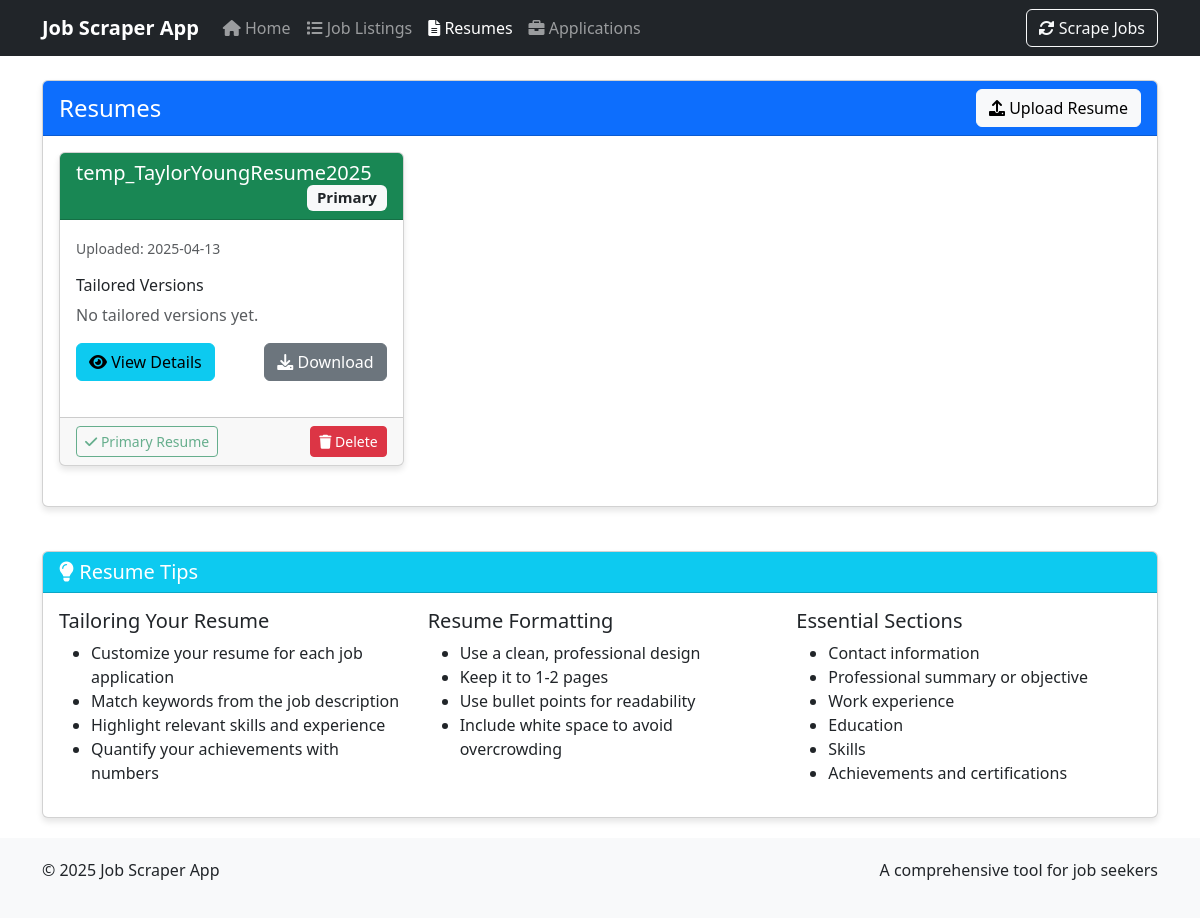
The app's page /resumes, older data.
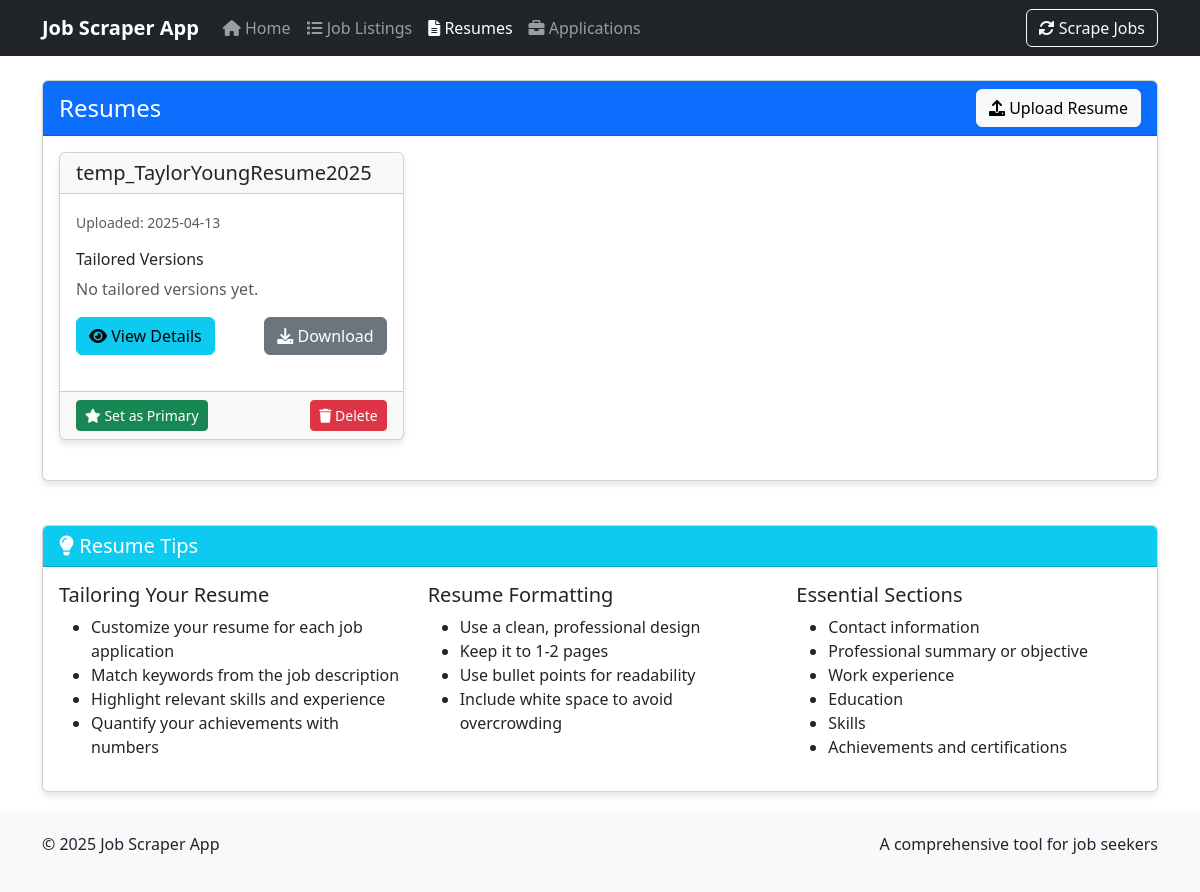
The same page, newer data.
### job_scraper_app/database/setup.py (models this page shows, shortened)
class Resume(Base):
    __tablename__ = 'resumes'
    id = Column(Integer, primary_key=True)
    name = Column(String(255), nullable=False)
    file_path = Column(String(512), nullable=False)
    content_text = Column(Text)
    upload_date = Column(DateTime, default=datetime.utcnow)
    is_primary = Column(Boolean, default=False)
    tailored_resumes = relationship("TailoredResume", back_populates="base_resume", cascade="all, delete-orphan")

### run_flask_app.py (the view)
@app.route('/resumes')
def resumes():
    session = Session()
    try:
        resumes = session.query(Resume).order_by(Resume.upload_date.desc()).all()
        return render_template('resumes.html', resumes=resumes)
    finally:
        session.close()

### job_scraper_app/ui/templates/resumes.html (shortened to what the changed rows need)
{% extends "base.html" %}
{% block content %}
<div class="row">
    <div class="col-md-12">
        <div class="card">
            <div class="card-header bg-primary text-white d-flex justify-content-between align-items-center">
                <h1 class="h4 mb-0">Resumes</h1>
            </div>
            <div class="card-body">
                {% if resumes %}
                    <div class="row">
                        {% for resume in resumes %}
                            <div class="col-md-4 mb-4">
                                <div class="card h-100">
                                    <div class="card-header {% if resume.is_primary %}bg-success text-white{% endif %}">
                                        <h5 class="mb-0">
                                            {{ resume.name }}
                                            {% if resume.is_primary %}
                                                <span class="badge bg-light text-dark float-end">Primary</span>
                                            {% endif %}
                                        </h5>
                                    </div>
                                    <div class="card-body">
                                        <p class="card-text">
                                            <small class="text-muted">Uploaded: {{ resume.upload_date.strftime('%Y-%m-%d') }}</small>
                                        </p>
                                        <h6>Tailored Versions</h6>
                                        {% if resume.tailored_resumes %}
                                            <ul class="list-group list-group-flush mb-3">
                                                {% for tailored in resume.tailored_resumes %}
                                                    <li class="list-group-item px-0">
                                                        <div class="d-flex justify-content-between align-items-center">
                                                            <div>
                                                                <strong>{{ tailored.name }}</strong><br>
                                                                <small class="text-muted">{{ tailored.creation_date.strftime('%Y-%m-%d') }}</small>
                                                            </div>
                                                            <a href="{{ url_for('download_file', filename=tailored.file_path.split('/')[-1]) }}" class="btn btn-sm btn-outline-primary">
                                                                <i class="fas fa-download"></i>
                                                            </a>
                                                        </div>
                                                    </li>
                                                {% endfor %}
                                            </ul>
                                        {% else %}
                                            <p class="text-muted">No tailored versions yet.</p>
                                        {% endif %}
                                        <div class="d-flex justify-content-between mt-3">
                                            <a href="{{ url_for('resume', resume_id=resume.id) }}" class="btn btn-info">
                                                <i class="fas fa-eye"></i> View Details
                                            </a>
                                            <a href="{{ url_for('download_file', filename=resume.file_path.split('/')[-1]) }}" class="btn btn-secondary">
                                                <i class="fas fa-download"></i> Download
                                            </a>
                                        </div>
                                    </div>
                                    <div class="card-footer">
                                        <div class="d-flex justify-content-between">
                                            {% if not resume.is_primary %}
                                                <form action="{{ url_for('set_primary_resume') }}" method="post">
                                                    <button type="submit" class="btn btn-sm btn-success">
                                                        <i class="fas fa-star"></i> Set as Primary
                                                    </button>
                                                </form>
                                            {% else %}
                                                <button class="btn btn-sm btn-outline-success" disabled>
                                                    <i class="fas fa-check"></i> Primary Resume
                                                </button>
                                            {% endif %}
                                            <form action="{{ url_for('delete_resume') }}" method="post" onsubmit="return confirm('Are you sure you want to delete this resume?');">
                                                <button type="submit" class="btn btn-sm btn-danger">
                                                    <i class="fas fa-trash"></i> Delete
                                                </button>
                                            </form>
                                        </div>
                                    </div>
                                </div>
                            </div>
                        {% endfor %}
                    </div>
                {% else %}
                    <div class="alert alert-info">
                        <i class="fas fa-info-circle"></i> You haven't uploaded any resumes yet. Click the "Upload Resume" button to get started.
                    </div>
                {% endif %}
            </div>
        </div>
    </div>
</div>
<div class="row mt-4">
    <div class="col-md-12">
        <div class="card">
            <div class="card-header bg-info text-white">
                <h2 class="h5 mb-0"><i class="fas fa-lightbulb"></i> Resume Tips</h2>
            </div>
        </div>
    </div>
</div>
{% endblock %}

Row changes from the older to the newer data that the page shows:
changed Resume "temp_TaylorYoungResume2025": is_primary "Primary Primary Resume" → "Set as Primary"
